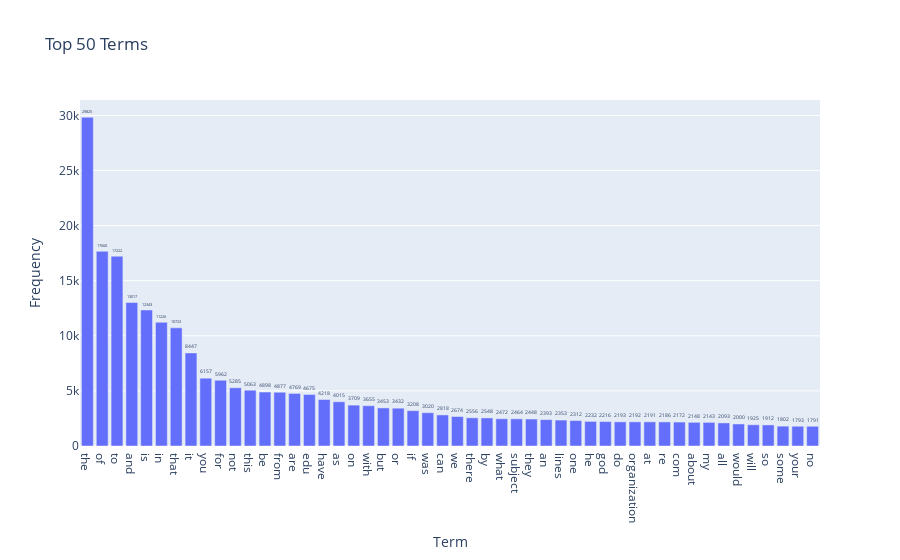

The notebook cell saved with this chart:
### Markdown cell above
### >>> **Exercise 15 (take home):** 
Additionally, you can attempt to sort the terms on the `x-axis` by frequency instead of in alphabetical order. This way the visualization is more meaninfgul and you will be able to observe the so called [long tail](https://en.wikipedia.org/wiki/Long_tail) (get familiar with this term since it will appear a lot in data mining and other statistics courses). see picture below

![alt txt](https://upload.wikimedia.org/wikipedia/commons/thumb/8/8a/Long_tail.svg/1000px-Long_tail.svg.png)

### Code cell
# Answer here
n_terms = 50

# Sort terms by frequency and select the top N terms
sorted_terms, sorted_frequencies = zip(*sorted(zip(count_vect.get_feature_names_out(), term_frequencies), key=lambda x: x[1], reverse=True)[:n_terms])

# Create a DataFrame for the top N terms
top_terms_df = pd.DataFrame({'Term': sorted_terms, 'Frequency': sorted_frequencies})

# Create the bar chart with only the top N terms
fig = px.bar(top_terms_df, x='Term', y='Frequency', text='Frequency', title=f'Top {n_terms} Terms')
fig.update_traces(texttemplate='%{text}', textposition='outside')
fig.update_layout(xaxis_title='Term', yaxis_title='Frequency')
fig.update_xaxes(categoryorder='total descending')

fig.show()

### Figure 1 — Plotly figure (JSON) as saved in the notebook; plotly's stock layout.template omitted (floating-point values rounded to 4 significant figures)
{"data": [{"alignmentgroup": "True", "hovertemplate": "Term=%{x}<br>Frequency=%{text}<extra></extra>", "legendgroup": "", "marker": {"color": "#636efa", "pattern": {"shape": ""}}, "name": "", "offsetgroup": "", "orientation": "v", "showlegend": false, "text": [29825, 17660, 17222, 13017, 12343, 11226, 10723, 8447, 6157, 5962, 5285, 5063, 4898, 4877, 4769, 4675, 4218, 4015, 3709, 3655, 3453, 3432, 3208, 3020, 2818, 2674, 2556, 2548, 2472, 2464, 2448, 2393, 2353, 2312, 2232, 2216, 2193, 2192, 2191, 2186, 2172, 2148, 2143, 2093, 2000, 1925, 1912, 1802, 1793, 1791], "textposition": "outside", "texttemplate": "%{text}", "type": "bar", "x": ["the", "of", "to", "and", "is", "in", "that", "it", "you", "for", "not", "this", "be", "from", "are", "edu", "have", "as", "on", "with", "but", "or", "if", "was", "can", "we", "there", "by", "what", "subject", "they", "an", "lines", "one", "he", "god", "do", "organization", "at", "re", "com", "about", "my", "all", "would", "will", "so", "some", "your", "no"], "xaxis": "x", "y": [29825, 17660, 17222, 13017, 12343, 11226, 10723, 8447, 6157, 5962, 5285, 5063, 4898, 4877, 4769, 4675, 4218, 4015, 3709, 3655, 3453, 3432, 3208, 3020, 2818, 2674, 2556, 2548, 2472, 2464, 2448, 2393, 2353, 2312, 2232, 2216, 2193, 2192, 2191, 2186, 2172, 2148, 2143, 2093, 2000, 1925, 1912, 1802, 1793, 1791], "yaxis": "y"}], "layout": {"barmode": "relative", "legend": {"tracegroupgap": 0}, "title": {"text": "Top 50 Terms"}, "xaxis": {"anchor": "y", "categoryorder": "total descending", "domain": [0, 1], "title": {"text": "Term"}}, "yaxis": {"anchor": "x", "domain": [0, 1], "title": {"text": "Frequency"}}}}
